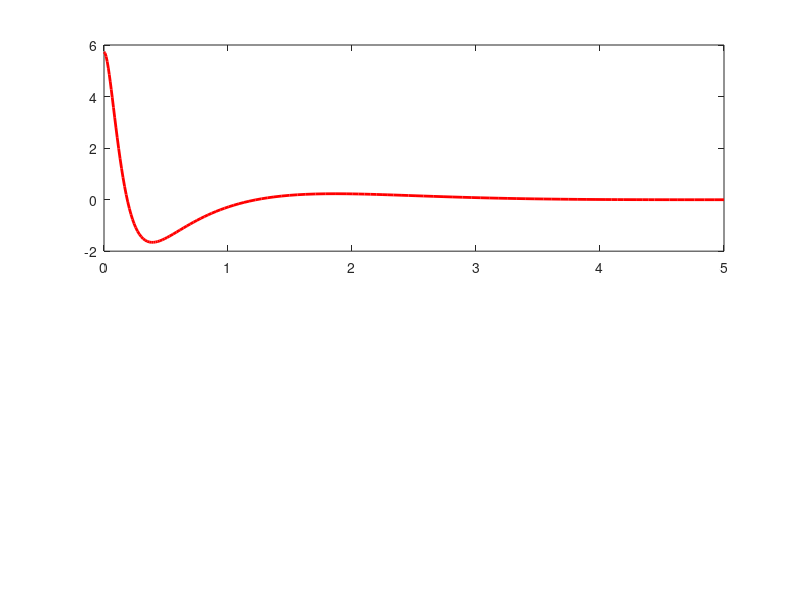

This chart was generated by the following MATLAB code: (Note: this script raises an error after producing the figure.)
%% 章節 04-7：LQR 控制 - 倒立擺
% Linear Quadratic Regulator
% 目標：把車上的倒立擺 (在原本不穩定的「上方平衡點」) 穩住
clear; close all;
out_dir = fullfile(fileparts(mfilename('fullpath')), '..', 'images');

%% 物理參數
M = 0.5;    % 車質量 kg
m = 0.2;    % 擺質量 kg
b = 0.1;    % 摩擦
I = 0.006;  % 擺繞質心轉動慣量
g = 9.81;
l = 0.3;    % 擺長一半

p = I*(M+m) + M*m*l^2;
% 在 theta=0 (向上) 線性化後的狀態空間
% 狀態：[x; x'; theta; theta']
A = [0       1        0        0;
     0   -(I+m*l^2)*b/p   (m^2*g*l^2)/p   0;
     0       0        0        1;
     0   -(m*l*b)/p   m*g*l*(M+m)/p   0];
B = [0;
     (I+m*l^2)/p;
     0;
     m*l/p];
C = [1 0 0 0;
     0 0 1 0];
D = [0; 0];

sys_open = ss(A, B, C, D);
fprintf('開迴路極點：\n');
disp(eig(A));
fprintf('（出現正實部 -> 開迴路不穩定，物理上倒立擺的確會倒）\n');

%% LQR 設計
% 代價函數 J = ∫ (x'Qx + u'Ru) dt
% Q 大：罰狀態偏離；R 大：罰控制能量
Q = diag([10, 1, 100, 1]);   % 強調 theta 不能偏 (倒立才是重點)
R = 0.1;

K = lqr(A, B, Q, R);
fprintf('LQR 增益 K = [%.2f, %.2f, %.2f, %.2f]\n', K);

%% 模擬閉迴路
A_cl = A - B*K;
% 我們希望把擺收到 theta=0、車到 x=0
% 初始狀態：擺偏 0.1 rad (約 5.7 度)，車在原點
x0 = [0; 0; 0.1; 0];

% 動態：z' = (A-BK)*z
ode_cl = @(t, z) A_cl * z;
[t, Z] = ode45(ode_cl, [0, 5], x0);

fig = figure('Visible', 'off', 'Position', [0 0 1000 600]);
subplot(2,1,1);
plot(t, Z(:,3)*180/pi, 'r-', 'LineWidth', 2);
yline(0, 'k:');
xlabel('t (s)'); ylabel('\theta (deg)');
title('擺角從 5.7° 收斂到 0 (倒立穩住)');

subplot(2,1,2);
plot(t, Z(:,1), 'b-', 'LineWidth', 2);
yline(0, 'k:');
xlabel('t (s)'); ylabel('x (m)');
title('車位置：先往前再修正回原點');

sgtitle(sprintf('LQR 倒立擺穩定 (Q=diag(10,1,100,1), R=%.1f)', R));
save_png(fig, fullfile(out_dir, '07_lqr_response.png'));

%% 計算控制力
u = -K * Z';
fig = figure('Visible', 'off', 'Position', [0 0 900 400]);
plot(t, u, 'k-', 'LineWidth', 2);
xlabel('t (s)'); ylabel('u (N)');
title('LQR 求得的控制力 u(t) = -K*x');
grid on;
save_png(fig, fullfile(out_dir, '07_lqr_control_effort.png'));

%% Q 與 R 的權衡：改 R 看控制力 vs 收斂速度
fig = figure('Visible', 'off', 'Position', [0 0 1100 600]);
Rs = [0.01, 0.1, 1, 10];
colors = lines(length(Rs));

for k = 1:length(Rs)
    Ri = Rs(k);
    Ki = lqr(A, B, Q, Ri);
    Ai = A - B*Ki;
    [t, Z] = ode45(@(t,z) Ai*z, [0, 5], x0);

    subplot(2,1,1);
    plot(t, Z(:,3)*180/pi, 'LineWidth', 2, ...
         'Color', colors(k,:), ...
         'DisplayName', sprintf('R = %g', Ri)); hold on;

    subplot(2,1,2);
    plot(t, -Ki*Z', 'LineWidth', 2, ...
         'Color', colors(k,:), ...
         'DisplayName', sprintf('R = %g', Ri)); hold on;
end
subplot(2,1,1);
xlabel('t (s)'); ylabel('\theta (deg)');
title('R 小 -> 收斂快');
legend('Location', 'northeast');
yline(0, 'k:');

subplot(2,1,2);
xlabel('t (s)'); ylabel('u (N)');
title('R 小 -> 但需要的控制力大');
legend('Location', 'northeast');

sgtitle('LQR 設計權衡：R 控制「能量限制」');
save_png(fig, fullfile(out_dir, '07_lqr_R_tradeoff.png'));
